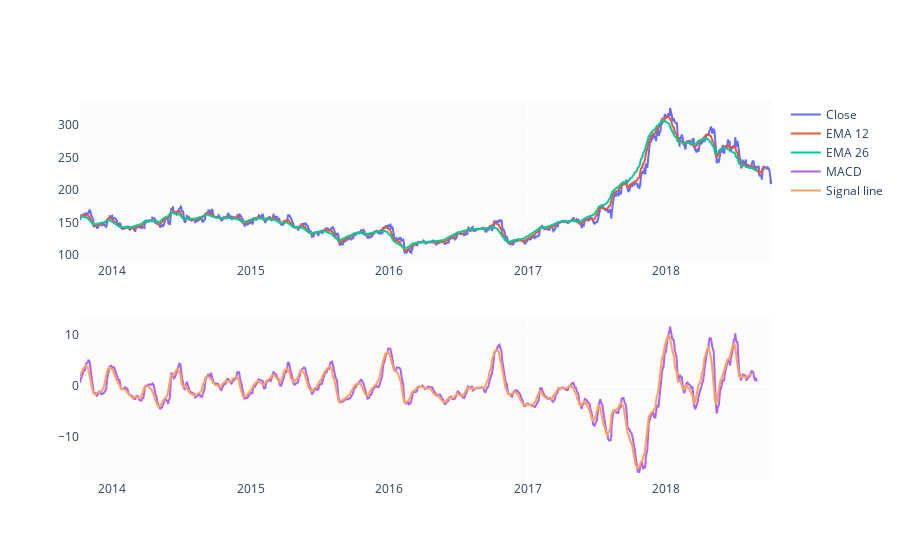

Notebook cell for this chart:
### Code cell
#MACD

EMA_12 = pd.Series(df['Close'].ewm(span=12, min_periods=12).mean())
EMA_26 = pd.Series(df['Close'].ewm(span=26, min_periods=26).mean())
df['MACD'] = pd.Series(EMA_12 - EMA_26)
df['MACD_signal'] = pd.Series(df.MACD.ewm(span=9, min_periods=9).mean())

fig = make_subplots(rows=2, cols=1)
fig.add_trace(go.Scatter(x=df.Date, y=df.Close, name='Close'), row=1, col=1)
fig.add_trace(go.Scatter(x=df.Date, y=EMA_12, name='EMA 12'), row=1, col=1)
fig.add_trace(go.Scatter(x=df.Date, y=EMA_26, name='EMA 26'), row=1, col=1)
fig.add_trace(go.Scatter(x=df.Date, y=df['MACD'], name='MACD'), row=2, col=1)
fig.add_trace(go.Scatter(x=df.Date, y=df['MACD_signal'], name='Signal line'), row=2, col=1)
fig.show()

### Figure 1 — Plotly figure (JSON) as saved in the notebook; plotly's stock layout.template omitted (floating-point values rounded to 4 significant figures; data arrays with more than 128 entries replaced by an {"elided": "..."} marker saying what was removed)
{"data": [{"name": "Close", "type": "scatter", "x": {"elided": "1235 str values"}, "xaxis": "x", "y": {"elided": "1235 float values"}, "yaxis": "y"}, {"name": "EMA 12", "type": "scatter", "x": {"elided": "1235 str values"}, "xaxis": "x", "y": {"elided": "1235 float values"}, "yaxis": "y"}, {"name": "EMA 26", "type": "scatter", "x": {"elided": "1235 str values"}, "xaxis": "x", "y": {"elided": "1235 float values"}, "yaxis": "y"}, {"name": "MACD", "type": "scatter", "x": {"elided": "1235 str values"}, "xaxis": "x2", "y": {"elided": "1235 float values"}, "yaxis": "y2"}, {"name": "Signal line", "type": "scatter", "x": {"elided": "1235 str values"}, "xaxis": "x2", "y": {"elided": "1235 float values"}, "yaxis": "y2"}], "layout": {"xaxis": {"anchor": "y", "domain": [0, 1]}, "xaxis2": {"anchor": "y2", "domain": [0, 1]}, "yaxis": {"anchor": "x", "domain": [0.575, 1]}, "yaxis2": {"anchor": "x2", "domain": [0, 0.425]}}}
